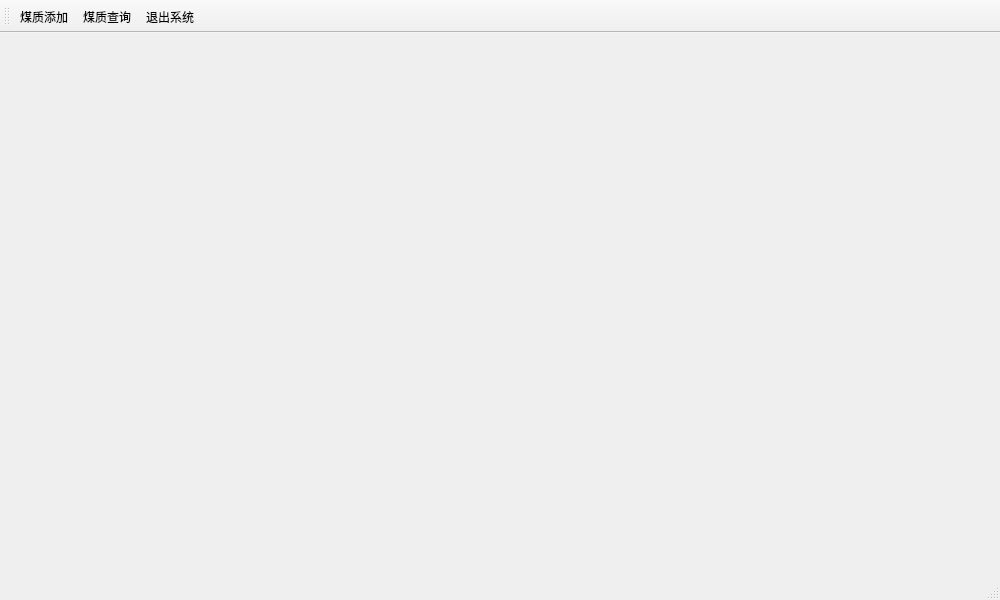
<?xml version="1.0" encoding="UTF-8"?>
<ui version="4.0">
 <class>MainWindow</class>
 <widget class="QMainWindow" name="MainWindow">
  <property name="geometry">
   <rect>
    <x>0</x>
    <y>0</y>
    <width>1000</width>
    <height>600</height>
   </rect>
  </property>
  <property name="windowTitle">
   <string>煤质管理</string>
  </property>
  <property name="toolButtonStyle">
   <enum>Qt::ToolButtonTextBesideIcon</enum>
  </property>
  <widget class="QWidget" name="centralWidget"/>
  <widget class="QMenuBar" name="menuBar">
   <property name="enabled">
    <bool>true</bool>
   </property>
   <property name="geometry">
    <rect>
     <x>0</x>
     <y>0</y>
     <width>1000</width>
     <height>24</height>
    </rect>
   </property>
   <property name="styleSheet">
    <string>display:none;</string>
   </property>
   <property name="defaultUp">
    <bool>false</bool>
   </property>
  </widget>
  <widget class="QStatusBar" name="statusBar"/>
  <widget class="QToolBar" name="toolBar">
   <property name="windowTitle">
    <string>toolBar</string>
   </property>
   <property name="toolButtonStyle">
    <enum>Qt::ToolButtonTextUnderIcon</enum>
   </property>
   <attribute name="toolBarArea">
    <enum>TopToolBarArea</enum>
   </attribute>
   <attribute name="toolBarBreak">
    <bool>false</bool>
   </attribute>
   <addaction name="action_add"/>
   <addaction name="action_find"/>
   <addaction name="action_exit"/>
  </widget>
  <action name="action_add">
   <property name="icon">
    <iconset resource="main.qrc">
     <normaloff>:/images/add.png</normaloff>:/images/add.png</iconset>
   </property>
   <property name="text">
    <string>煤质添加</string>
   </property>
   <property name="shortcut">
    <string>Ctrl+N</string>
   </property>
  </action>
  <action name="action_find">
   <property name="icon">
    <iconset resource="main.qrc">
     <normaloff>:/images/find.png</normaloff>:/images/find.png</iconset>
   </property>
   <property name="text">
    <string>煤质查询</string>
   </property>
   <property name="shortcut">
    <string>Ctrl+F</string>
   </property>
  </action>
  <action name="action_exit">
   <property name="icon">
    <iconset resource="main.qrc">
     <normaloff>:/images/exit.png</normaloff>:/images/exit.png</iconset>
   </property>
   <property name="text">
    <string>退出系统</string>
   </property>
   <property name="shortcut">
    <string>Ctrl+Q</string>
   </property>
  </action>
 </widget>
 <layoutdefault spacing="6" margin="11"/>
 <resources>
  <include location="main.qrc"/>
 </resources>
 <connections/>
</ui>
